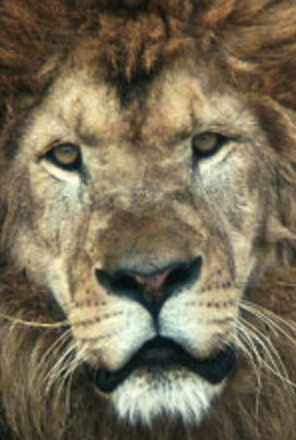
#> input picture face_morphing/resource/target2.png, 296 x 440 px, found by its file name
$ python manual_landmarks.py
#> lines starting #> are read from the running program, lines starting #| are printed output that depends on the picture
from config import TARGET2_LANDMARKS, LANDMARK_NAMES
from PIL import Image, ImageDraw

img = Image.open('target2.png')
#> img is the input picture: PIL image 296x440 RGB; mean R, G, B 118.3, 108.5, 85.4
draw = ImageDraw.Draw(img)

landmarks = TARGET2_LANDMARKS

landmarks['lt'] = {'x': 0, 'y': 0}
landmarks['rt'] = {'x': img.size[0]-1, 'y': 0}
landmarks['lb'] = {'x': 0, 'y': img.size[1]-1}
landmarks['rb'] = {'x': img.size[0]-1, 'y': img.size[1]-1}


draw = ImageDraw.Draw(img)
for l in LANDMARK_NAMES:
    # print(l)
    x, y = landmarks[l]['x'], landmarks[l]['y']
    draw.ellipse((x-1,y-1,x+1,y+1), fill=(255, 0, 0), outline=(255, 0, 0))
img.save('target2_landmark.png')
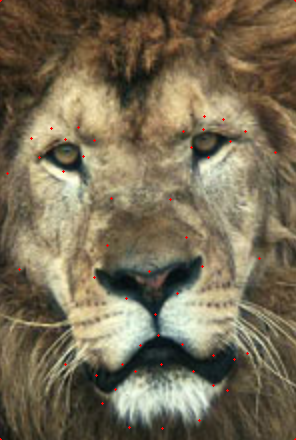
#> saved as target2_landmark.png: PIL image 296x440 RGB; mean R, G, B 118.6, 108.3, 85.2

$ run again, with face_morphing/resource/target1.png copied over face_morphing/resource/target2.png
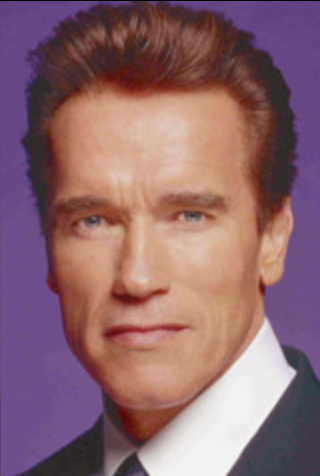
#> input picture face_morphing/resource/target1.png, 320 x 476 px, found by its file name
#> img is the input picture: PIL image 320x476 RGB; mean R, G, B 140.5, 103.1, 110.4
#> `img.save('target2_landmark.png')`:
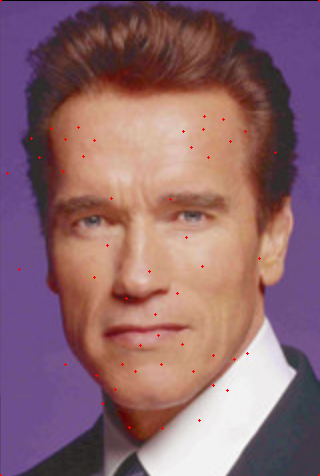
#> saved as target2_landmark.png: PIL image 320x476 RGB; mean R, G, B 140.7, 102.9, 110.2

$ run again, with face_morphing/resource/source1.png copied over face_morphing/resource/target2.png
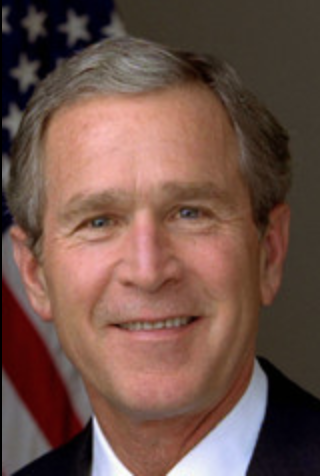
#> input picture face_morphing/resource/source1.png, 320 x 476 px, found by its file name
#> img is the input picture: PIL image 320x476 RGB; mean R, G, B 111.8, 82.3, 72.7
#> `img.save('target2_landmark.png')`:
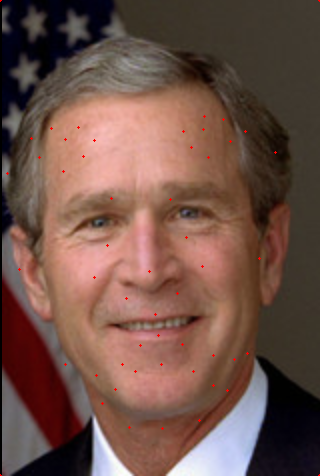
#> saved as target2_landmark.png: PIL image 320x476 RGB; mean R, G, B 112, 82.1, 72.5

$ run again, with face_morphing/resource/source2.png copied over face_morphing/resource/target2.png
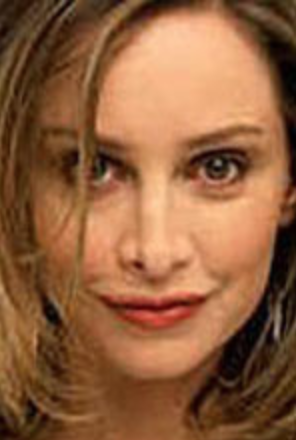
#> input picture face_morphing/resource/source2.png, 296 x 440 px, found by its file name
#> img is the input picture: PIL image 296x440 RGB; mean R, G, B 144.9, 96, 62
#> `img.save('target2_landmark.png')`:
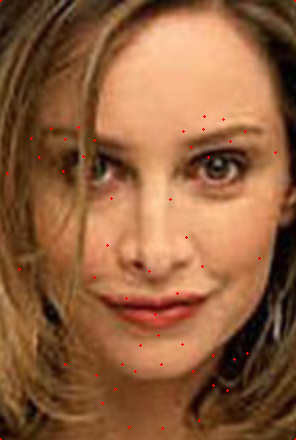
#> saved as target2_landmark.png: PIL image 296x440 RGB; mean R, G, B 145.2, 95.8, 61.9
